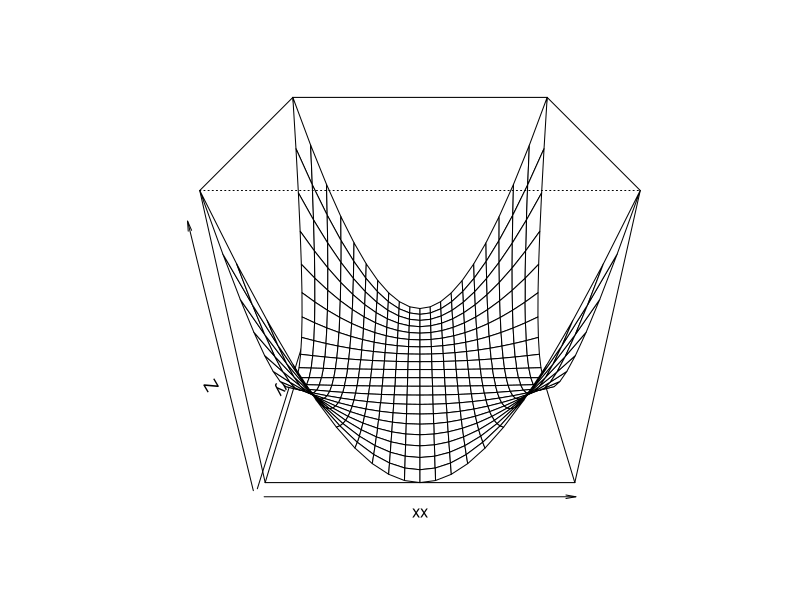
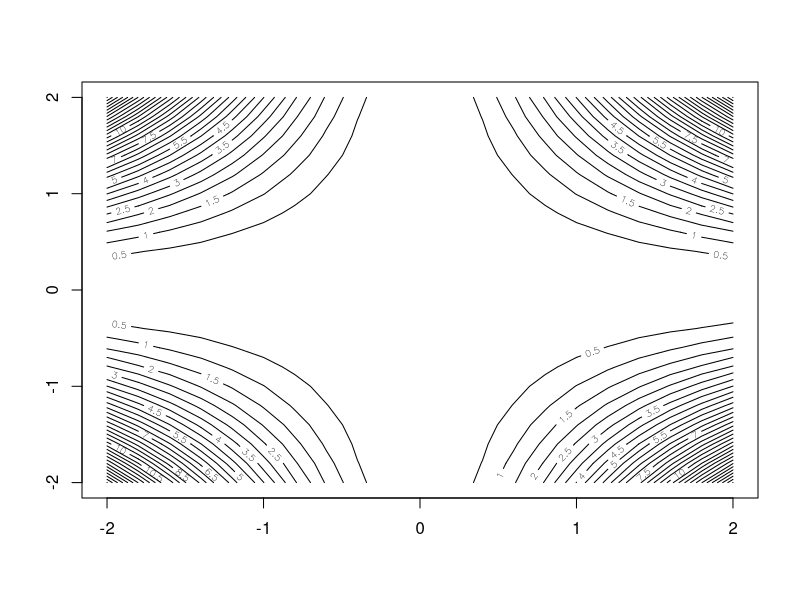
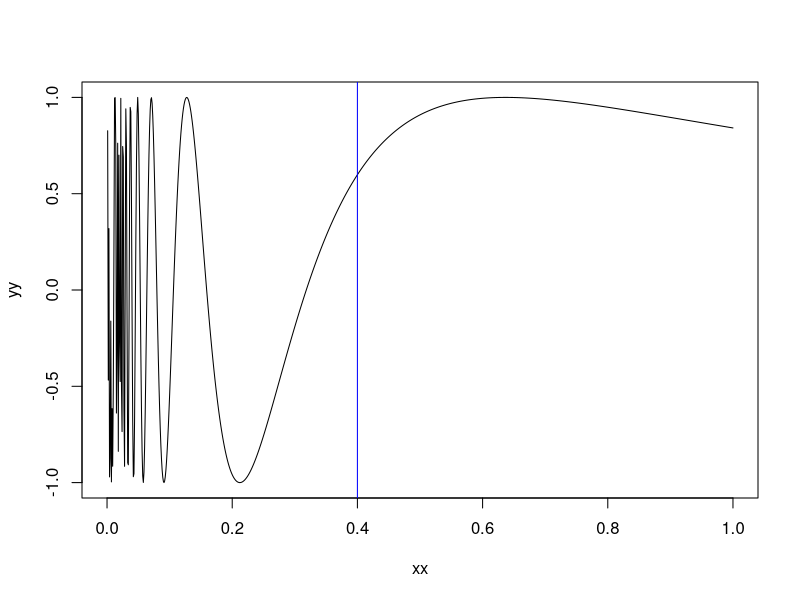

These figures' R source, in order:

f = function(x1, x2)
{
  x1^2 * x2^2
}

xx = yy = seq(-2, 2, by = 0.2)
Z = outer(xx, yy, f)
persp(xx, yy, Z, phi = 30)
contour(xx, yy, Z, nlevels = 50)


xx = seq(0, 1, by = 0.001)
yy = sin(1/xx)
plot(xx, yy, type = "l")
abline(v = 0.4, col = "blue")



